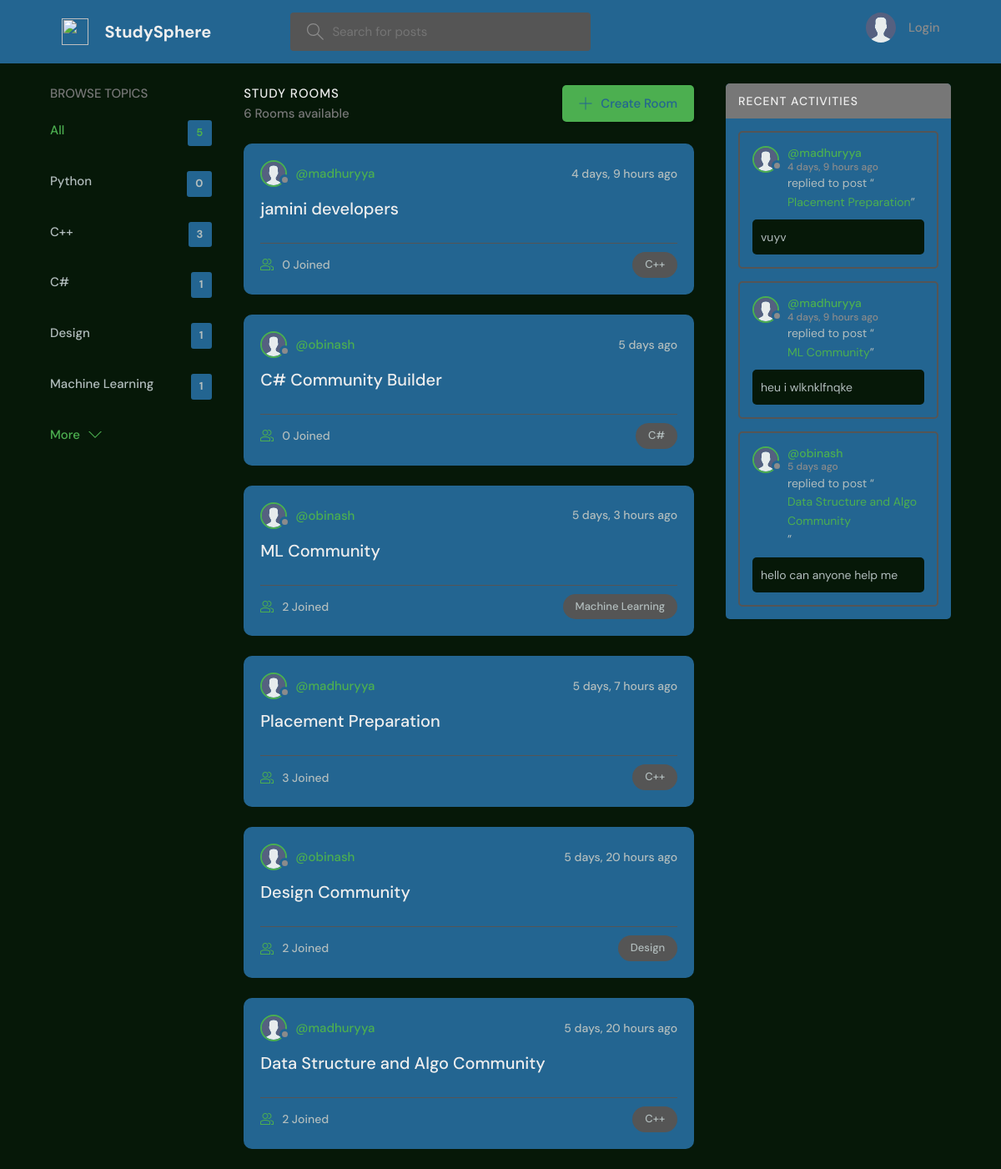
The page / on the database its author committed.
### base/models.py (models this page shows, shortened)
class Topic(models.Model):
    name = models.CharField(max_length=200)

class Room(models.Model):
    host = models.ForeignKey(User, on_delete=models.SET_NULL, null=True)
    topic = models.ForeignKey(Topic, on_delete=models.SET_NULL, null=True)
    name = models.CharField(max_length=200)
    description = models.TextField(null=True, blank=True)
    participants = models.ManyToManyField(
        User, related_name='participants', blank=True)
    updated = models.DateTimeField(auto_now=True)
    created = models.DateTimeField(auto_now_add=True)
    class Meta:
        ordering = ['-updated', '-created']
    def __str__(self):
        return self.name

class User(AbstractUser):
    name = models.CharField(max_length=200, null=True)
    email = models.EmailField(unique=True, null=True)
    bio = models.TextField(null=True)
    avatar = models.ImageField(null=True, default="avatar.svg")
    USERNAME_FIELD = 'email'
    REQUIRED_FIELDS = ['username']

class Message(models.Model):
    user = models.ForeignKey(User, on_delete=models.CASCADE)
    room = models.ForeignKey(Room, on_delete=models.CASCADE)
    body = models.TextField()
    updated = models.DateTimeField(auto_now=True)
    created = models.DateTimeField(auto_now_add=True)
    class Meta:
        ordering = ['-updated', '-created']

### base/views.py (the view)
# urls.py: path('', views.home, name="home"),
def home(request):
    q = request.GET.get('q') if request.GET.get('q') != None else ''
    rooms = Room.objects.filter(
        Q(topic__name__icontains=q) |
        Q(name__icontains=q) |
        Q(description__icontains=q)
    )
    topics = Topic.objects.all()[0:5]
    room_count = rooms.count()
    room_messages = Message.objects.filter(
        Q(room__topic__name__icontains=q))[0:3]
    context = {'rooms': rooms, 'topics': topics,
               'room_count': room_count, 'room_messages': room_messages}
    return render(request, 'base/home.html', context)

### base/templates/base/home.html (shortened to what this page needs)
{% extends 'main.html' %}
{% block content %}
<main class="layout layout--3">
  <div class="container">
    {% include 'base/topics_component.html' %}
    <div class="roomList">
      <div class="roomList__header">
        <div>
          <h2>Study Rooms</h2>
          <p>{{room_count}} Rooms available</p>
        </div>
        <a class="btn btn--main" href="{% url 'create-room' %}">
          <svg version="1.1" xmlns="http://www.w3.org/2000/svg" width="32" height="32" viewBox="0 0 32 32">
            <title>add</title>
            <path
              d="M16.943 0.943h-1.885v14.115h-14.115v1.885h14.115v14.115h1.885v-14.115h14.115v-1.885h-14.115v-14.115z">
            </path>
          </svg>
          Create Room
        </a>
      </div>
      {% include 'base/feed_component.html' %}
    </div>
    {% include 'base/activity_component.html' %}
  </div>
</main>
{% endblock %}

### base/templates/base/topics_component.html
<div class="topics">
    <div class="topics__header">
        <h2>Browse Topics</h2>
    </div>
    <ul class="topics__list">
        <li>
            <a href="{% url 'home' %}" class="active">All <span>{{topics.count}}</span></a>
        </li>
        {% for topic in topics %}
        <li>
            <a href="{% url 'home' %}?q={{topic.name}}">{{topic.name}}<span>{{topic.room_set.all.count}}</span></a>
        </li>
        {% endfor %}
    </ul>
    <a class="btn btn--link" href="{% url 'topics' %}">
        More
        <svg version="1.1" xmlns="http://www.w3.org/2000/svg" width="32" height="32" viewBox="0 0 32 32">
            <title>chevron-down</title>
            <path d="M16 21l-13-13h-3l16 16 16-16h-3l-13 13z"></path>
        </svg>
    </a>
</div>

### base/templates/base/feed_component.html (shortened to what this page needs)
{% for room in rooms %}
<div class="roomListRoom">
    <div class="roomListRoom__header">
        <a href="{% url 'user-profile' room.host.id %}" class="roomListRoom__author">
            <div class="avatar avatar--small">
                <img src="{{room.host.avatar.url}}" />
            </div>
            <span>@{{room.host.username}}</span>
        </a>
        <div class="roomListRoom__actions">
            <span>{{room.created|timesince}} ago</span>
        </div>
    </div>
    <div class="roomListRoom__content">
        <a href="{% url 'room' room.id %}">{{room.name}}</a>
    </div>
    <div class="roomListRoom__meta">
        <a href="{% url 'room' room.id %}" class="roomListRoom__joined">
            {{room.participants.all.count}} Joined
        </a>
        <p class="roomListRoom__topic">{{room.topic.name}}</p>
    </div>
</div>
{% endfor %}

### base/templates/base/activity_component.html (shortened to what this page needs)
<div class="activities">
    <div class="activities__header">
        <h2>Recent Activities</h2>
    </div>
    {% for message in room_messages %}
    <div class="activities__box">
        <div class="activities__boxHeader roomListRoom__header">
            <a href="{% url 'user-profile' message.user.id %}" class="roomListRoom__author">
                <div class="avatar avatar--small">
                    <img src="{{message.user.avatar.url}}" />
                </div>
                <p>
                    @{{message.user.username}}
                    <span>{{message.created|timesince}} ago</span>
                </p>
            </a>
        </div>
        <div class="activities__boxContent">
            <p>replied to post “<a href="{% url 'room' message.room.id %}">{{message.room}}</a>”</p>
            <div class="activities__boxRoomContent">{{message.body}}</div>
        </div>
    </div>
    {% endfor %}
</div>

### rows shown on the page
Topic: name "Python", room_set.all.count "0"
Topic: name "C++", room_set.all.count "3"
Topic: name "C#", room_set.all.count "1"
Topic: name "Design", room_set.all.count "1"
Topic: name "Machine Learning", room_set.all.count "1"
Room: host.avatar (placeholder picture), host.username "madhuryya", created "4 days, 9 hours", name "jamini developers", participants.all.count "0", topic.name "C++"
Room: host.avatar (placeholder picture), host.username "obinash", created "5 days", name "C# Community Builder", participants.all.count "0", topic.name "C#"
Room: host.avatar (placeholder picture), host.username "obinash", created "5 days, 3 hours", name "ML Community", participants.all.count "2", topic.name "Machine Learning"
Room: host.avatar (placeholder picture), host.username "madhuryya", created "5 days, 7 hours", name "Placement Preparation", participants.all.count "3", topic.name "C++"
Room: host.avatar (placeholder picture), host.username "obinash", created "5 days, 20 hours", name "Design Community", participants.all.count "2", topic.name "Design"
Room: host.avatar (placeholder picture), host.username "madhuryya", created "5 days, 20 hours", name "Data Structure and Algo Community", participants.all.count "2", topic.name "C++"
Message: user.avatar (placeholder picture), user.username "madhuryya", created "4 days, 9 hours", room "Placement Preparation", body "vuyv"
Message: user.avatar (placeholder picture), user.username "madhuryya", created "4 days, 9 hours", room "ML Community", body "heu i wlknklfnqke"
Message: user.avatar (placeholder picture), user.username "obinash", created "5 days", room "Data Structure and Algo Community", body "hello can anyone help me"

### other values the page prints
{{ topics.count }} "5"
{{ room_count }} "6"
